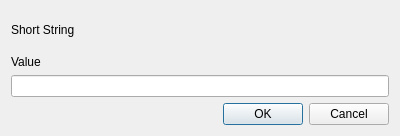
<?xml version="1.0" encoding="UTF-8"?>
<ui version="4.0">
 <class>ShortStringDialog</class>
 <widget class="QDialog" name="ShortStringDialog">
  <property name="geometry">
   <rect>
    <x>0</x>
    <y>0</y>
    <width>400</width>
    <height>136</height>
   </rect>
  </property>
  <property name="windowTitle">
   <string>ShortStringDialog</string>
  </property>
  <layout class="QHBoxLayout" name="horizontalLayout_2">
   <item>
    <layout class="QVBoxLayout" name="verticalLayout_2">
     <item>
      <widget class="QLabel" name="labelDescription">
       <property name="text">
        <string>Short String</string>
       </property>
      </widget>
     </item>
     <item>
      <layout class="QVBoxLayout" name="verticalLayout">
       <item>
        <widget class="QLabel" name="labelValue">
         <property name="text">
          <string>Value</string>
         </property>
        </widget>
       </item>
       <item>
        <widget class="QLineEdit" name="lineEditValue"/>
       </item>
      </layout>
     </item>
     <item>
      <layout class="QHBoxLayout" name="horizontalLayout">
       <item>
        <spacer name="horizontalSpacer">
         <property name="orientation">
          <enum>Qt::Horizontal</enum>
         </property>
         <property name="sizeHint" stdset="0">
          <size>
           <width>40</width>
           <height>20</height>
          </size>
         </property>
        </spacer>
       </item>
       <item>
        <widget class="QPushButton" name="pushButtonOK">
         <property name="text">
          <string>OK</string>
         </property>
        </widget>
       </item>
       <item>
        <widget class="QPushButton" name="pushButtonCancel">
         <property name="text">
          <string>Cancel</string>
         </property>
        </widget>
       </item>
      </layout>
     </item>
    </layout>
   </item>
  </layout>
 </widget>
 <layoutdefault spacing="6" margin="11"/>
 <resources/>
 <connections>
  <connection>
   <sender>pushButtonCancel</sender>
   <signal>clicked()</signal>
   <receiver>ShortStringDialog</receiver>
   <slot>reject()</slot>
   <hints>
    <hint type="sourcelabel">
     <x>364</x>
     <y>108</y>
    </hint>
    <hint type="destinationlabel">
     <x>378</x>
     <y>190</y>
    </hint>
   </hints>
  </connection>
  <connection>
   <sender>pushButtonOK</sender>
   <signal>clicked()</signal>
   <receiver>ShortStringDialog</receiver>
   <slot>onOKPressed()</slot>
   <hints>
    <hint type="sourcelabel">
     <x>284</x>
     <y>118</y>
    </hint>
    <hint type="destinationlabel">
     <x>291</x>
     <y>242</y>
    </hint>
   </hints>
  </connection>
 </connections>
 <slots>
  <slot>onOKPressed()</slot>
 </slots>
</ui>
